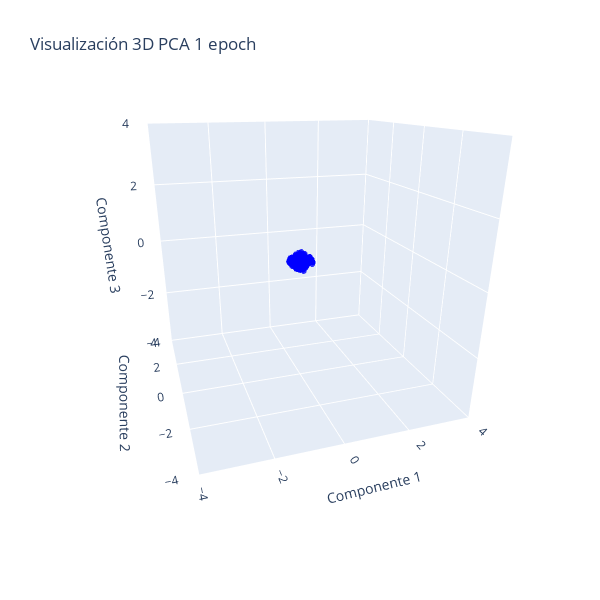

This figure's notebook cell:
### Code cell
# Crear la figura
fig = go.Figure()

# Añadir el gráfico 3D
fig.add_trace(
    go.Scatter3d(
        x=all_weights_first_layer_mod["pca_3d_0"],
        y=all_weights_first_layer_mod["pca_3d_1"],
        z=all_weights_first_layer_mod["pca_3d_2"],
        mode='markers',
        marker=dict(size=2, opacity=0.8, color="blue"),
        showlegend=False  # Desactivar la leyenda
    )
)

# Establecer el rango de los ejes
rango_ejes = [-4, 4]

# Establecer el intervalo entre ticks
intervalo_ticks = 2

# Establecer parámetros de la cámara
r = 2  # Distancia de la cámara (zoom)
theta = - 3*  np.pi / 5  # Ángulo azimutal (45 grados)
phi = np.pi / 2.5  # Ángulo polar (30 grados)

# Calcular la posición de la cámara
eye_x = r * np.sin(phi) * np.cos(theta)
eye_y = r * np.sin(phi) * np.sin(theta)
eye_z = r * np.cos(phi)

# Configurar la cámara
camera = dict(
    eye=dict(x=eye_x, y=eye_y, z=eye_z),  # Posición de la cámara
    center=dict(x=0, y=0, z=-0.2),  # Centro del gráfico
    up=dict(x=0, y=0, z=1)  # Dirección "arriba" de la cámara
)

# Modificar los ejes del gráfico 3D y mantener proporciones 1:1
fig.update_scenes(
    aspectmode="cube",
    xaxis=dict(
        title_text='Componente 1',
        range=rango_ejes,
        dtick=intervalo_ticks  # Intervalo de ticks
    ),
    yaxis=dict(
        title_text='Componente 2',
        range=rango_ejes,
        dtick=intervalo_ticks  # Intervalo de ticks
    ),
    zaxis=dict(
        title_text='Componente 3',
        range=rango_ejes,
        dtick=intervalo_ticks  # Intervalo de ticks
    )
)

# Actualizar layout para ajustar el tamaño del gráfico y la cámara
fig.update_layout(
    height=600, 
    width=600, 
    title_text=f"Visualización 3D PCA {num_epochs} epoch",
    scene_camera=camera  # Aplicar configuración de la cámara
)

# Mostrar el gráfico
fig.show()

### Figure 1 — Plotly figure (JSON) as saved in the notebook; plotly's stock layout.template omitted (floating-point values rounded to 4 significant figures; data arrays with more than 128 entries replaced by an {"elided": "..."} marker saying what was removed)
{"data": [{"marker": {"color": "blue", "opacity": 0.8, "size": 2}, "mode": "markers", "showlegend": false, "type": "scatter3d", "x": {"elided": "640 float values"}, "y": {"elided": "640 float values"}, "z": {"elided": "640 float values"}}], "layout": {"height": 600, "scene": {"aspectmode": "cube", "camera": {"center": {"x": 0, "y": 0, "z": -0.2}, "eye": {"x": -0.5878, "y": -1.809, "z": 0.618}, "up": {"x": 0, "y": 0, "z": 1}}, "xaxis": {"dtick": 2, "range": [-4, 4], "title": {"text": "Componente 1"}}, "yaxis": {"dtick": 2, "range": [-4, 4], "title": {"text": "Componente 2"}}, "zaxis": {"dtick": 2, "range": [-4, 4], "title": {"text": "Componente 3"}}}, "title": {"text": "Visualización 3D PCA 1 epoch"}, "width": 600}}
